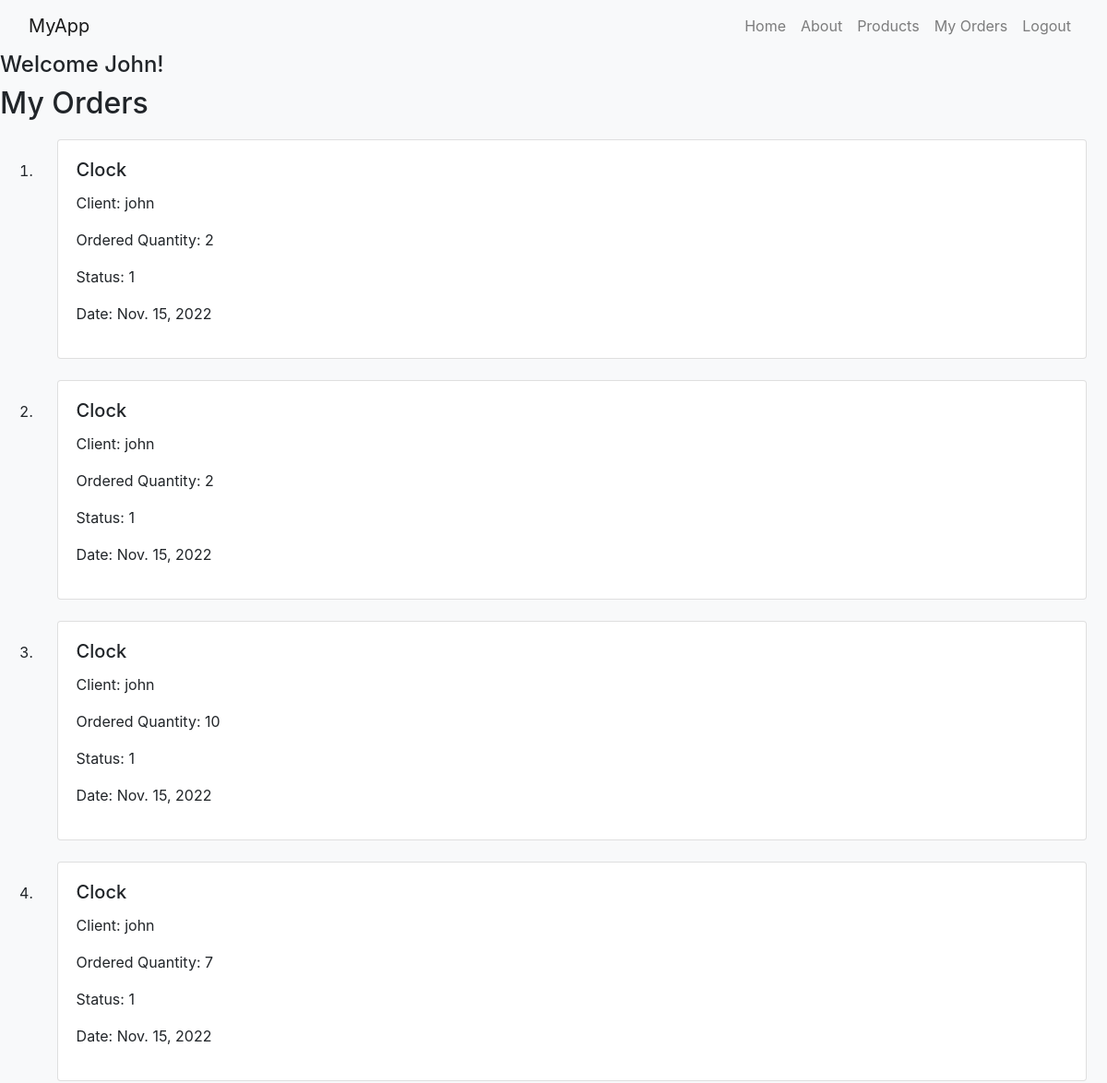
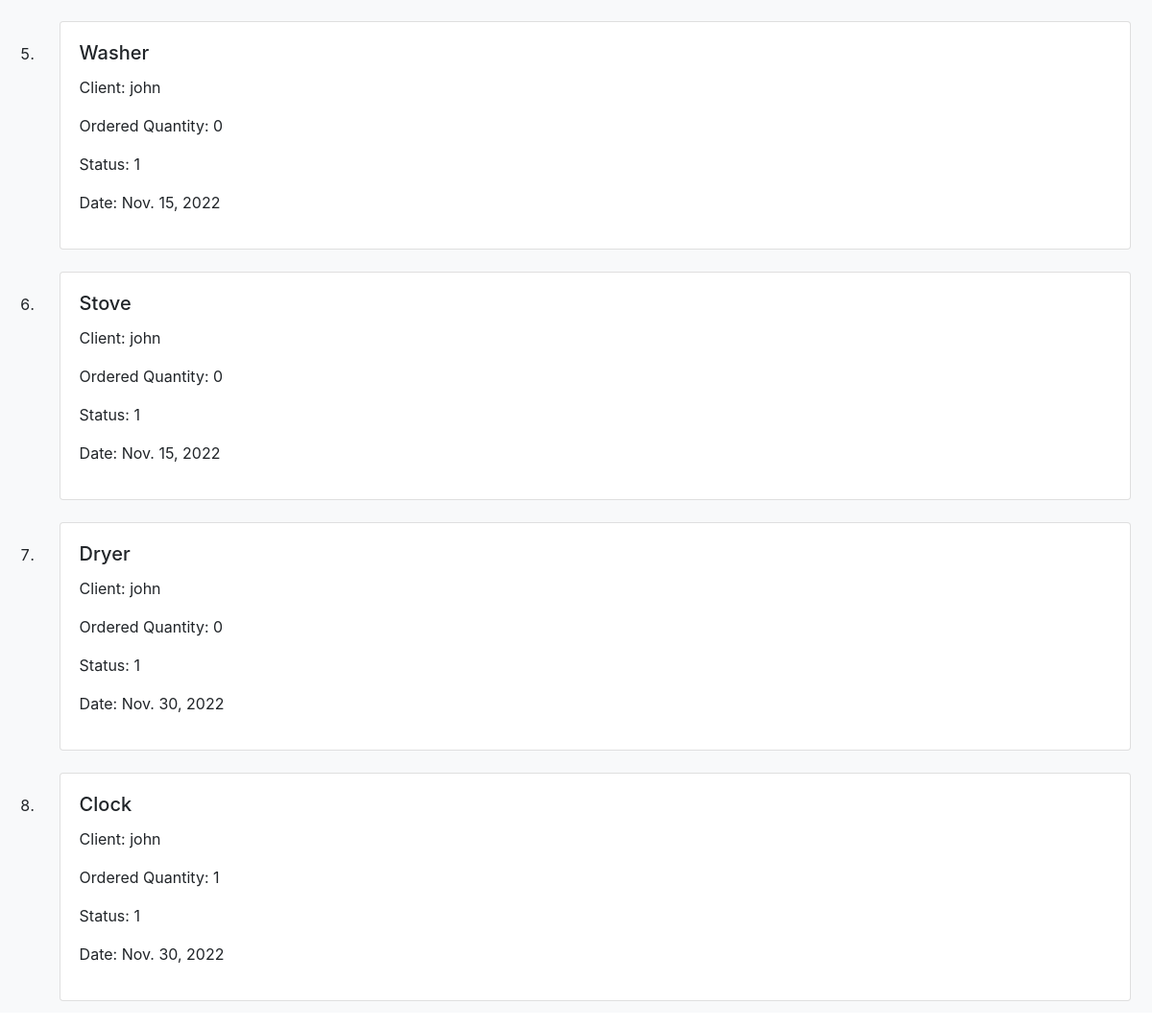
Screenshot of /myapp/myorders/ (signed in) with the database file from the repository (2 pictures, top to bottom).
### myapp/models.py (models this page shows, shortened)
class Order(models.Model):
    ORDER_VALUES = [
        (0, 'Order Cancelled'),
        (1, 'Order Placed'),
        (2, 'Order Shipped'),
        (3, 'Order Delivered')
    ]
    product = models.ForeignKey(Product, related_name='products_ordered', on_delete=models.CASCADE)
    client = models.ForeignKey(Client, on_delete=models.CASCADE)
    num_units = models.PositiveIntegerField(default=0)
    order_status = models.IntegerField(choices=ORDER_VALUES, default=1)
    status_date = models.DateField(default=datetime.now())

class Product(models.Model):
    category = models.ForeignKey(Category, related_name='products', on_delete=models.CASCADE)
    name = models.CharField(max_length=200)
    price = models.DecimalField(max_digits=10, decimal_places=2)
    stock = models.PositiveIntegerField(default=100, validators=[MinValueValidator(0), MaxValueValidator(1000)])
    available = models.BooleanField(default=True)
    description = models.TextField(blank=True)
    interested = models.PositiveIntegerField(default=0)
    def __str__(self):
        return self.name

### myapp/views.py (the view)
# urls.py: path(r'myorders/',views.myorders, name='myorders'),
@login_required(login_url='/myapp/login/')
def myorders(request):
    loggedInUser = request.user.get_username()
    orders = []
    if (request.user.is_staff == False):
        isClient = True
        clientObj = Client.objects.filter(username=loggedInUser)
        orders = Order.objects.filter(client=clientObj.get())
    else:
        isClient = False
    return render(request, 'myapp/myorders.html', {"isClient": isClient, "orderList": orders})

### myapp/templates/myapp/myorders.html (shortened to what this page needs)
<head>
    <link rel="stylesheet" href="https://stackpath.bootstrapcdn.com/bootstrap/4.4.1/css/bootstrap.min.css"
>
</head>
{% extends 'myapp/base.html' %}
{% block body_block %}
    <h2>My Orders</h2>
    {% if isClient == True %}
        {% if orderList %}
            <ol>
                {% for order in orderList %}
                    <li>
                        <div class="container" style="padding: 1%">
                            <div class="card">
                                <div class="card-body">
                                    <h5 class="card-title">{{ order.product }}
                                    </h5>
                                    <p>Client: {{ order.client }}</p>
                                    <p>Ordered Quantity: {{ order.num_units }}</p>
                                    <p>Status: {{ order.order_status }}</p>
                                    <p>Date: {{ order.status_date }}</p>
                                </div>
                            </div>
                        </div>
                    </li>
                {% endfor %}
            </ol>
        {% else %}
            <strong>You dont have any orders!</strong>
        {% endif %}
    {% else %}
        <strong>You are not a registered client!</strong>
    {% endif %}
{% endblock %}

### myapp/templates/myapp/base.html (shortened to what this page needs)
<!DOCTYPE html>
{% load static %}
<html>
<head>
    <link rel="stylesheet" href="https://stackpath.bootstrapcdn.com/bootstrap/4.4.1/css/bootstrap.min.css"
>
    <link rel="stylesheet" type="text/css" href="{% static 'myapp/style.css' %}"/>
</head>
<body>
<nav class="navbar navbar-expand-lg navbar-light bg-light">
    <div class="container-fluid">
        <a class="navbar-brand" href="#">MyApp</a>
        <div class="collapse navbar-collapse" id="navbarNavAltMarkup">
            <div class="navbar-nav ml-auto">
                {% if user.is_authenticated %}
                    <a class="nav-link" href="{% url 'myapp:index' %}">Home</a>
                    <a class="nav-link" href="{% url 'myapp:about' %}">About</a>
                    <a class="nav-link" href="{% url 'myapp:products' %}">Products</a>
                    <a class="nav-link" href="{% url 'myapp:myorders' %}">My Orders</a>
                    <a class="nav-link" href="{% url 'myapp:logout' %}">Logout</a>
                {% endif %}
            </div>
        </div>
    </div>
</nav>
<div class="btn-light">
    {% block content %}
        {% if user.is_authenticated %}
            <h4>{% block myhdg %} Welcome {{ user.first_name }}! {% endblock %}</h4>
        {% endif %}
        {% block body_block %}*** {% endblock %}
    {% endblock %}
</div>
</body>
</html>

### rows the page displays
Order: product "Clock", client "john", num_units "2", order_status "1", status_date "Nov. 15, 2022"
Order: product "Clock", client "john", num_units "2", order_status "1", status_date "Nov. 15, 2022"
Order: product "Clock", client "john", num_units "10", order_status "1", status_date "Nov. 15, 2022"
Order: product "Clock", client "john", num_units "7", order_status "1", status_date "Nov. 15, 2022"
Order: product "Washer", client "john", num_units "0", order_status "1", status_date "Nov. 15, 2022"
Order: product "Stove", client "john", num_units "0", order_status "1", status_date "Nov. 15, 2022"
Order: product "Dryer", client "john", num_units "0", order_status "1", status_date "Nov. 30, 2022"
Order: product "Clock", client "john", num_units "1", order_status "1", status_date "Nov. 30, 2022"

### other values shown
{{ user.first_name }} "John"
